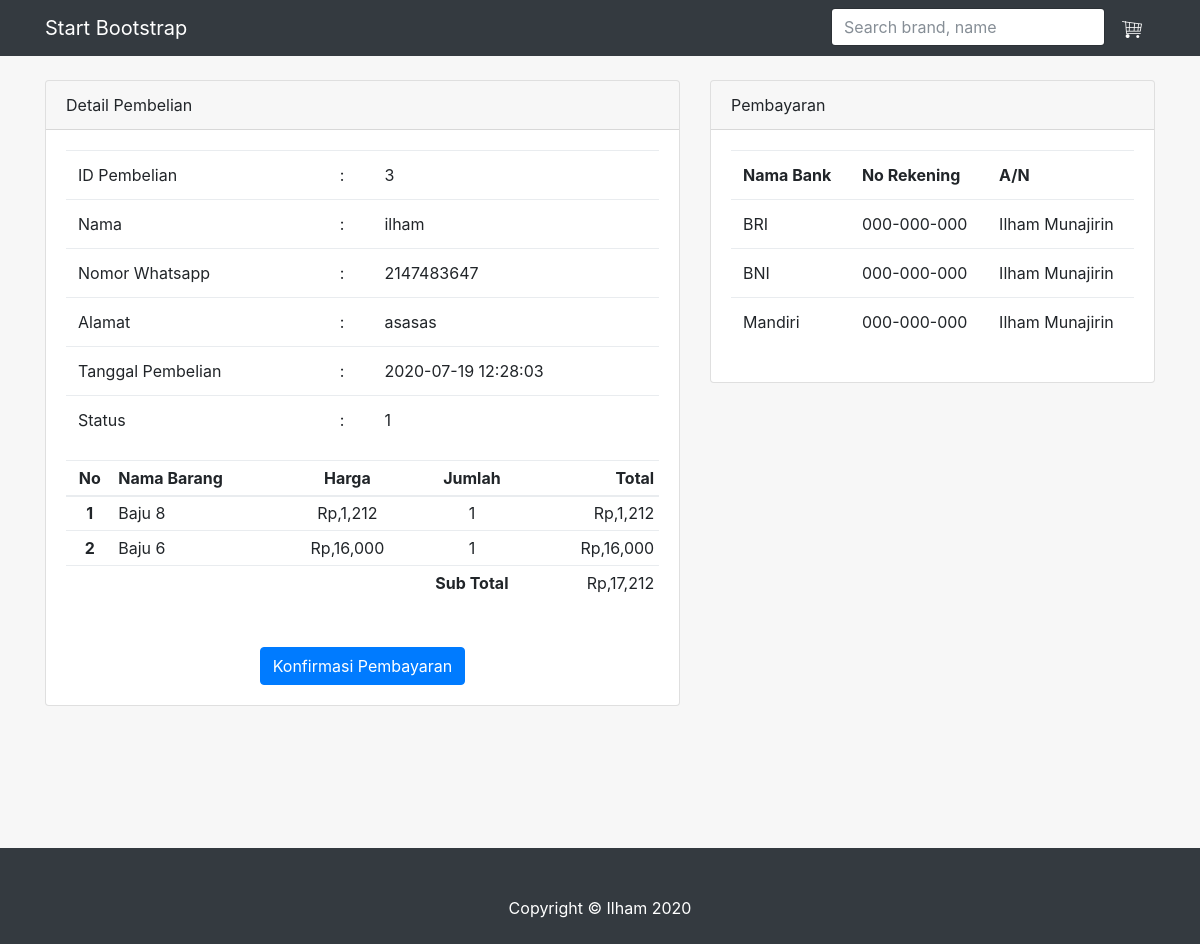
The app's page /konfirmasi-pesanan.php?id_pesanan=3 with its own data.
### tables this page shows
CREATE TABLE `pesanan` (
  `id_pesanan` int(11) NOT NULL,
  `nama` varchar(256) NOT NULL,
  `no_wa` int(15) NOT NULL,
  `alamat` varchar(256) NOT NULL,
  `tanggal` varchar(20) NOT NULL,
  `status` int(1) NOT NULL
);

CREATE TABLE `detail_pesanan` (
  `id_pesanan` int(11) NOT NULL,
  `id_barang` int(11) NOT NULL,
  `jumlah` int(11) NOT NULL,
  `harga` int(11) NOT NULL
);

CREATE TABLE `barang` (
  `id_barang` int(11) NOT NULL,
  `id_kategori` int(12) NOT NULL,
  `kode_barang` varchar(128) NOT NULL,
  `nama_barang` varchar(256) NOT NULL,
  `harga` int(11) NOT NULL,
  `stok` int(11) NOT NULL,
  `gambar` varchar(128) NOT NULL,
  `aktif` tinyint(1) NOT NULL DEFAULT 1
);

### functions/module.php (called while the page is built, shortened)
<?php
function rupiah($nilai = 0)
{
	$string = "Rp,".number_format($nilai);
	return $string;
}
 ?>

### konfirmasi-pesanan.php (the view, shortened to what this page needs)
<?php
require_once "core/init.php";
require_once "templates/header.php";
$id_pesanan = $_GET['id_pesanan'];
$query_pesanan = mysqli_query($koneksi, "SELECT * FROM pesanan WHERE id_pesanan = '$id_pesanan'");
$row_pesanan = mysqli_fetch_assoc($query_pesanan);
?>
<div class="container">
	<div class="row mt-4">
		<div class="col-md-7">
			<div class="card">
			  <div class="card-header">
			    Detail Pembelian
			  </div>
			  <div class="card-body">
			  	<table class="table">
		      		<tr>
		      			<td>ID Pembelian</td>
		      			<td>:</td>
		      			<td><?= $row_pesanan['id_pesanan']; ?></td>
		      		</tr>
		      		<tr>
		      			<td>Nama</td>
		      			<td>:</td>
		      			<td><?= $row_pesanan['nama']; ?></td>
		      		</tr>
		      		<tr>
		      			<td>Nomor Whatsapp</td>
		      			<td>:</td>
		      			<td><?= $row_pesanan['no_wa']; ?></td>
		      		</tr>
		      		<tr>
		      			<td>Alamat</td>
		      			<td>:</td>
		      			<td><?= $row_pesanan['alamat']; ?></td>
		      		</tr>
		      		<tr>
		      			<td>Tanggal Pembelian</td>
		      			<td>:</td>
		      			<td><?= $row_pesanan['tanggal']; ?></td>
		      		</tr>
		      		<tr>
		      			<td>Status</td>
		      			<td>:</td>
		      			<td><?= $row_pesanan['status']; ?></td>
		      		</tr>
		      	</table>
			    <table class="table table-sm">
					  <thead class="thead-light">
					    <tr>
					      <th scope="col" class="text-center">No</th>
					      <th scope="col">Nama Barang</th>
					      <th scope="col" class="text-center">Harga</th>
					      <th scope="col" class="text-center">Jumlah</th>
					      <th scope="col" class="text-right">Total</th>
					    </tr>
					  </thead>
					  <tbody>
					  	<?php
					  		$no = 1;
					  		$query_pesanan_detail = mysqli_query($koneksi, "SELECT * FROM detail_pesanan WHERE id_pesanan = '$id_pesanan'");
					  		$subtotal = 0;
					  		while($row = mysqli_fetch_assoc($query_pesanan_detail)) :
					  			$id_barang = $row['id_barang'];
					  			$query_barang = mysqli_query($koneksi, "SELECT * FROM barang WHERE id_barang = '$id_barang'");
					  			$row_barang = mysqli_fetch_assoc($query_barang);
						  		$total = $row['harga'] * $row['jumlah'];
						  		$subtotal = $subtotal + $total;
						  		$array[] =
						  			[
						  				'nama_barang' => $row_barang['nama_barang'],
						  				'harga' => $row_barang['harga'],
						  				'jumlah' => $row['jumlah'],
						  				'total' => $total,
									];
					  	?>
						    <tr>
						      <th class="text-center"><?= $no; ?></th>
						      <td><?= $row_barang['nama_barang']; ?></td>
						      <td class="text-center"><?= rupiah($row['harga']); ?></td>
						      <td class="text-center"><?= $row['jumlah']; ?></td>
						      <td class="text-right"><?= rupiah($total); ?></td>
						    </tr>
						    <?php $no++; ?>
						<?php endwhile; ?>
								<tr>
									<td></td>
									<td></td>
									<td></td>
									<td class="text-center"><strong>Sub Total</strong></td>
									<td class="text-right"><?= rupiah($subtotal); ?></td>
								</tr>
					  </tbody>
				</table>
			  	<div align="center" class="mt-5">
			  		<a href="https://api.whatsapp.com/send?phone=+6283822108723&text=Detail Pesanan %0ANama: <?php echo $row_pesanan['nama']; ?>%0ANomor Whatsapp: <?php echo $row_pesanan['no_wa']; ?>%0AAlamat: <?php echo $row_pesanan['alamat']; ?>%0A%0A<?php foreach($array as $wa) : ?>Nama Barang: <?php echo $wa['nama_barang']; ?>%0AHarga: <?php echo $wa['harga']; ?>%0AJumlah: <?php echo $wa['jumlah']; ?>%0ATotal: <?php echo $wa['total']; ?>%0A%0A
			  			<?php endforeach; ?><?php echo 'Total Harga : '.$subtotal; ?>%0A%0ABukti Transfer%0ANo Rekening: %0ANama pemilik no rekening: %0A
			  			"
			  			class="btn btn-primary text-center">Konfirmasi Pembayaran</a>
			  	</div>
			  </div>
			</div>
		</div>
		<div class="col-md-5">
			<div class="card">
				<div class="card-header">Pembayaran</div>
				<div class="card-body">
					<table class="table">
						<tr>
							<th>Nama Bank</th>
							<th>No Rekening</th>
							<th>A/N</th>
						</tr>
						<tr>
							<td>BRI</td>
							<td>000-000-000</td>
							<td>Ilham Munajirin</td>
						</tr>
						<tr>
							<td>BNI</td>
							<td>000-000-000</td>
							<td>Ilham Munajirin</td>
						</tr>
						<tr>
							<td>Mandiri</td>
							<td>000-000-000</td>
							<td>Ilham Munajirin</td>
						</tr>
					</table>
				</div>
			</div>
		</div>
	</div>
</div>
<br><br>
<?php require_once "templates/footer.php"; ?>

### templates/css/shop-homepage.css (style rules this page uses)
html,body { height: 100%; }
.container { min-height: 100%; overflow: hidden; }
body { background-color: #F7F7F7; padding-top: 54px; }
@media (min-width: 992px) { body { padding-top: 56px; } }

### records on screen
pesanan: id_pesanan "3", nama "ilham", no_wa "2147483647", alamat "asasas", tanggal "2020-07-19 12:28:03", status "1"
detail_pesanan: id_barang.nama_barang "Baju 8", harga "Rp,1,212", jumlah "1", rupiah($total) "Rp,1,212"
detail_pesanan: id_barang.nama_barang "Baju 6", harga "Rp,16,000", jumlah "1", rupiah($total) "Rp,16,000"

### other values on screen
rupiah($subtotal) "Rp,17,212"
